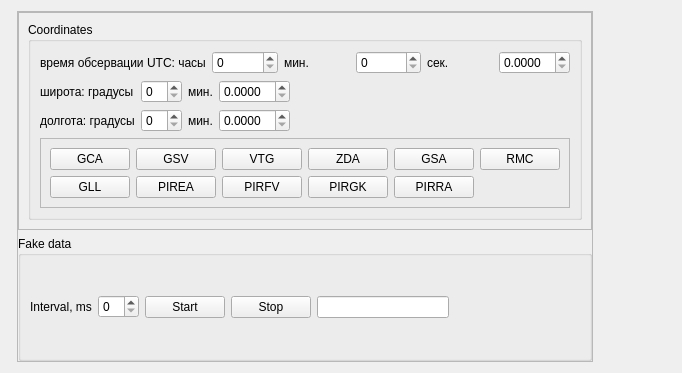
<?xml version="1.0" encoding="UTF-8"?>
<ui version="4.0">
 <class>MainBox</class>
 <widget class="QWidget" name="MainBox">
  <property name="geometry">
   <rect>
    <x>0</x>
    <y>0</y>
    <width>682</width>
    <height>373</height>
   </rect>
  </property>
  <property name="sizePolicy">
   <sizepolicy hsizetype="Fixed" vsizetype="Fixed">
    <horstretch>0</horstretch>
    <verstretch>0</verstretch>
   </sizepolicy>
  </property>
  <property name="windowTitle">
   <string>Dialog</string>
  </property>
  <layout class="QHBoxLayout" name="horizontalLayout">
   <item>
    <widget class="SerialBox5" name="serialWidget" native="true"/>
   </item>
   <item>
    <widget class="QFrame" name="frame_3">
     <property name="sizePolicy">
      <sizepolicy hsizetype="Fixed" vsizetype="Preferred">
       <horstretch>0</horstretch>
       <verstretch>0</verstretch>
      </sizepolicy>
     </property>
     <property name="frameShape">
      <enum>QFrame::StyledPanel</enum>
     </property>
     <property name="frameShadow">
      <enum>QFrame::Raised</enum>
     </property>
     <layout class="QVBoxLayout" name="verticalLayout_6">
      <property name="leftMargin">
       <number>0</number>
      </property>
      <property name="topMargin">
       <number>0</number>
      </property>
      <property name="rightMargin">
       <number>0</number>
      </property>
      <property name="bottomMargin">
       <number>0</number>
      </property>
      <item>
       <widget class="QFrame" name="frame">
        <property name="frameShape">
         <enum>QFrame::StyledPanel</enum>
        </property>
        <property name="frameShadow">
         <enum>QFrame::Raised</enum>
        </property>
        <layout class="QHBoxLayout" name="horizontalLayout_2">
         <item>
          <widget class="QGroupBox" name="groupBox">
           <property name="title">
            <string>Coordinates</string>
           </property>
           <layout class="QVBoxLayout" name="verticalLayout_3">
            <item>
             <layout class="QHBoxLayout" name="horizontalLayout_4">
              <item>
               <widget class="QLabel" name="label_2">
                <property name="text">
                 <string>время обсервации UTC: часы</string>
                </property>
               </widget>
              </item>
              <item>
               <widget class="QSpinBox" name="spinBox_3"/>
              </item>
              <item>
               <widget class="QLabel" name="label_5">
                <property name="text">
                 <string>мин.</string>
                </property>
               </widget>
              </item>
              <item>
               <widget class="QSpinBox" name="spinBox_4"/>
              </item>
              <item>
               <widget class="QLabel" name="label_6">
                <property name="text">
                 <string>сек.</string>
                </property>
               </widget>
              </item>
              <item>
               <widget class="QDoubleSpinBox" name="doubleSpinBox_3">
                <property name="decimals">
                 <number>4</number>
                </property>
               </widget>
              </item>
             </layout>
            </item>
            <item>
             <layout class="QHBoxLayout" name="horizontalLayout_5">
              <item>
               <layout class="QGridLayout" name="gridLayout_4">
                <item row="1" column="1">
                 <widget class="QSpinBox" name="spinBox_2"/>
                </item>
                <item row="1" column="2">
                 <widget class="QLabel" name="label_8">
                  <property name="text">
                   <string>мин.</string>
                  </property>
                 </widget>
                </item>
                <item row="0" column="2">
                 <widget class="QLabel" name="label_7">
                  <property name="text">
                   <string>мин.</string>
                  </property>
                 </widget>
                </item>
                <item row="0" column="0">
                 <widget class="QLabel" name="label_3">
                  <property name="text">
                   <string>широта: градусы</string>
                  </property>
                 </widget>
                </item>
                <item row="1" column="0">
                 <widget class="QLabel" name="label_4">
                  <property name="text">
                   <string>долгота: градусы</string>
                  </property>
                 </widget>
                </item>
                <item row="0" column="1">
                 <widget class="QSpinBox" name="spinBox"/>
                </item>
                <item row="0" column="3">
                 <widget class="QDoubleSpinBox" name="doubleSpinBox">
                  <property name="decimals">
                   <number>4</number>
                  </property>
                 </widget>
                </item>
                <item row="1" column="3">
                 <widget class="QDoubleSpinBox" name="doubleSpinBox_2">
                  <property name="decimals">
                   <number>4</number>
                  </property>
                 </widget>
                </item>
               </layout>
              </item>
              <item>
               <spacer name="horizontalSpacer">
                <property name="orientation">
                 <enum>Qt::Horizontal</enum>
                </property>
                <property name="sizeHint" stdset="0">
                 <size>
                  <width>40</width>
                  <height>20</height>
                 </size>
                </property>
               </spacer>
              </item>
             </layout>
            </item>
            <item>
             <widget class="QFrame" name="frame_2">
              <property name="sizePolicy">
               <sizepolicy hsizetype="Fixed" vsizetype="Fixed">
                <horstretch>0</horstretch>
                <verstretch>0</verstretch>
               </sizepolicy>
              </property>
              <property name="frameShape">
               <enum>QFrame::StyledPanel</enum>
              </property>
              <property name="frameShadow">
               <enum>QFrame::Raised</enum>
              </property>
              <layout class="QVBoxLayout" name="verticalLayout_5">
               <item>
                <layout class="QGridLayout" name="gridLayout">
                 <item row="0" column="0">
                  <widget class="QPushButton" name="btn_GCA">
                   <property name="text">
                    <string>GCA</string>
                   </property>
                  </widget>
                 </item>
                 <item row="0" column="2">
                  <widget class="QPushButton" name="btn_VTG">
                   <property name="text">
                    <string>VTG</string>
                   </property>
                  </widget>
                 </item>
                 <item row="0" column="1">
                  <widget class="QPushButton" name="btn_GSV">
                   <property name="text">
                    <string>GSV</string>
                   </property>
                  </widget>
                 </item>
                 <item row="0" column="4">
                  <widget class="QPushButton" name="btn_GSA">
                   <property name="text">
                    <string>GSA</string>
                   </property>
                  </widget>
                 </item>
                 <item row="0" column="3">
                  <widget class="QPushButton" name="btn_ZDA">
                   <property name="text">
                    <string>ZDA</string>
                   </property>
                  </widget>
                 </item>
                 <item row="0" column="5">
                  <widget class="QPushButton" name="btn_RMC">
                   <property name="text">
                    <string>RMC</string>
                   </property>
                  </widget>
                 </item>
                 <item row="1" column="0">
                  <widget class="QPushButton" name="btn_GLL">
                   <property name="text">
                    <string>GLL</string>
                   </property>
                  </widget>
                 </item>
                 <item row="1" column="1">
                  <widget class="QPushButton" name="btn_PIREA">
                   <property name="text">
                    <string>PIREA</string>
                   </property>
                  </widget>
                 </item>
                 <item row="1" column="2">
                  <widget class="QPushButton" name="btn_PIRFV">
                   <property name="text">
                    <string>PIRFV</string>
                   </property>
                  </widget>
                 </item>
                 <item row="1" column="3">
                  <widget class="QPushButton" name="btn_PIRGK">
                   <property name="text">
                    <string>PIRGK</string>
                   </property>
                  </widget>
                 </item>
                 <item row="1" column="4">
                  <widget class="QPushButton" name="btn_PIRRA">
                   <property name="text">
                    <string>PIRRA</string>
                   </property>
                  </widget>
                 </item>
                </layout>
               </item>
              </layout>
             </widget>
            </item>
           </layout>
          </widget>
         </item>
        </layout>
       </widget>
      </item>
      <item>
       <widget class="QGroupBox" name="groupBox_3">
        <property name="title">
         <string>Fake data</string>
        </property>
        <layout class="QHBoxLayout" name="horizontalLayout_3">
         <item>
          <widget class="QLabel" name="label">
           <property name="text">
            <string>Interval, ms</string>
           </property>
          </widget>
         </item>
         <item>
          <widget class="QSpinBox" name="sb_interval"/>
         </item>
         <item>
          <widget class="QPushButton" name="btn_start">
           <property name="text">
            <string>Start</string>
           </property>
          </widget>
         </item>
         <item>
          <widget class="QPushButton" name="btn_stop">
           <property name="text">
            <string>Stop</string>
           </property>
          </widget>
         </item>
         <item>
          <widget class="QLineEdit" name="le_current_record">
           <property name="readOnly">
            <bool>true</bool>
           </property>
          </widget>
         </item>
         <item>
          <spacer name="horizontalSpacer_2">
           <property name="orientation">
            <enum>Qt::Horizontal</enum>
           </property>
           <property name="sizeHint" stdset="0">
            <size>
             <width>40</width>
             <height>20</height>
            </size>
           </property>
          </spacer>
         </item>
        </layout>
       </widget>
      </item>
     </layout>
    </widget>
   </item>
   <item>
    <spacer name="horizontalSpacer_3">
     <property name="orientation">
      <enum>Qt::Horizontal</enum>
     </property>
     <property name="sizeHint" stdset="0">
      <size>
       <width>40</width>
       <height>20</height>
      </size>
     </property>
    </spacer>
   </item>
  </layout>
 </widget>
 <customwidgets>
  <customwidget>
   <class>SerialBox5</class>
   <extends>QWidget</extends>
   <header>serialbox5.hpp</header>
   <container>1</container>
  </customwidget>
 </customwidgets>
 <tabstops>
  <tabstop>btn_GCA</tabstop>
  <tabstop>btn_GSV</tabstop>
  <tabstop>btn_VTG</tabstop>
  <tabstop>btn_ZDA</tabstop>
 </tabstops>
 <resources/>
 <connections/>
</ui>
